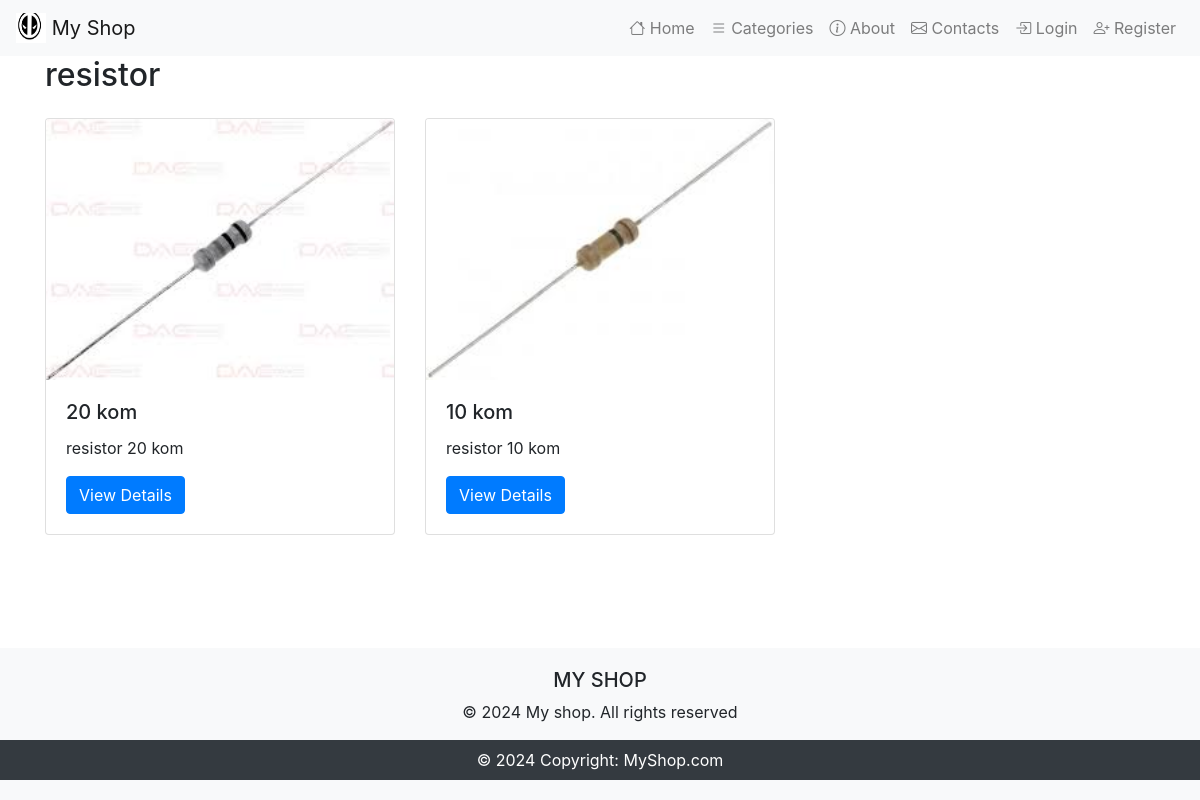
The page /categories/1/ on the database its author committed.
### electronics_shop/electronics/models.py (models this page shows, shortened)
class Category(models.Model):
    NAME_MAX_LENGTH = 255
    name = models.CharField(max_length=NAME_MAX_LENGTH)
    description = models.TextField()

class Product(models.Model):
    NAME_MAX_LENGTH = 255
    MAX_PRICE_DIGITS = 10
    MAX_DECIMAL_PLACES = 2
    name = models.CharField(max_length=NAME_MAX_LENGTH)
    description = models.TextField()
    price = models.DecimalField(max_digits=MAX_PRICE_DIGITS, decimal_places=MAX_DECIMAL_PLACES)
    category = models.ForeignKey(Category, on_delete=models.CASCADE)
    image = models.ImageField(upload_to='products/', null=True, blank=True)

### electronics_shop/categories/views.py (the view)
# urls.py: path('<int:pk>/', CategoryDetailView.as_view(), name='category_detail'),
class CategoryDetailView(DetailView):
    model = Category
    template_name = 'categories/category_detail.html'
    context_object_name = 'category'
    def get_context_data(self, **kwargs):
        context = super().get_context_data(**kwargs)
        context['products'] = Product.objects.filter(category=self.object)
        return context

### templates/categories/category_detail.html (shortened to what this page needs)
{% extends 'base.html' %}
{% block content %}
<h2 class="mb-4">{{ category.name }}</h2>
<div class="row">
    {% for product in products %}
    <div class="col-md-4">
        <div class="card mb-4">
            <img src="{{ product.image.url }}" class="card-img-top" alt="{{ product.name }}">
            <div class="card-body">
                <h5 class="card-title">{{ product.name }}</h5>
                <p class="card-text">{{ product.description|truncatewords:20 }}</p>
                <a href="{% url 'product_detail' product.pk %}" class="btn btn-primary">View Details</a>
            </div>
        </div>
    </div>
    {% empty %}
    <p>No products found in this category.</p>
    {% endfor %}
</div>
{% endblock %}

### templates/base.html (style rules this page uses)
html, body { height: 100%; margin: 0; }

### rows shown on the page
Category: name "resistor"
Product: image (picture), name "20 kom", description "resistor 20 kom"
Product: image (picture), name "10 kom", description "resistor 10 kom"
